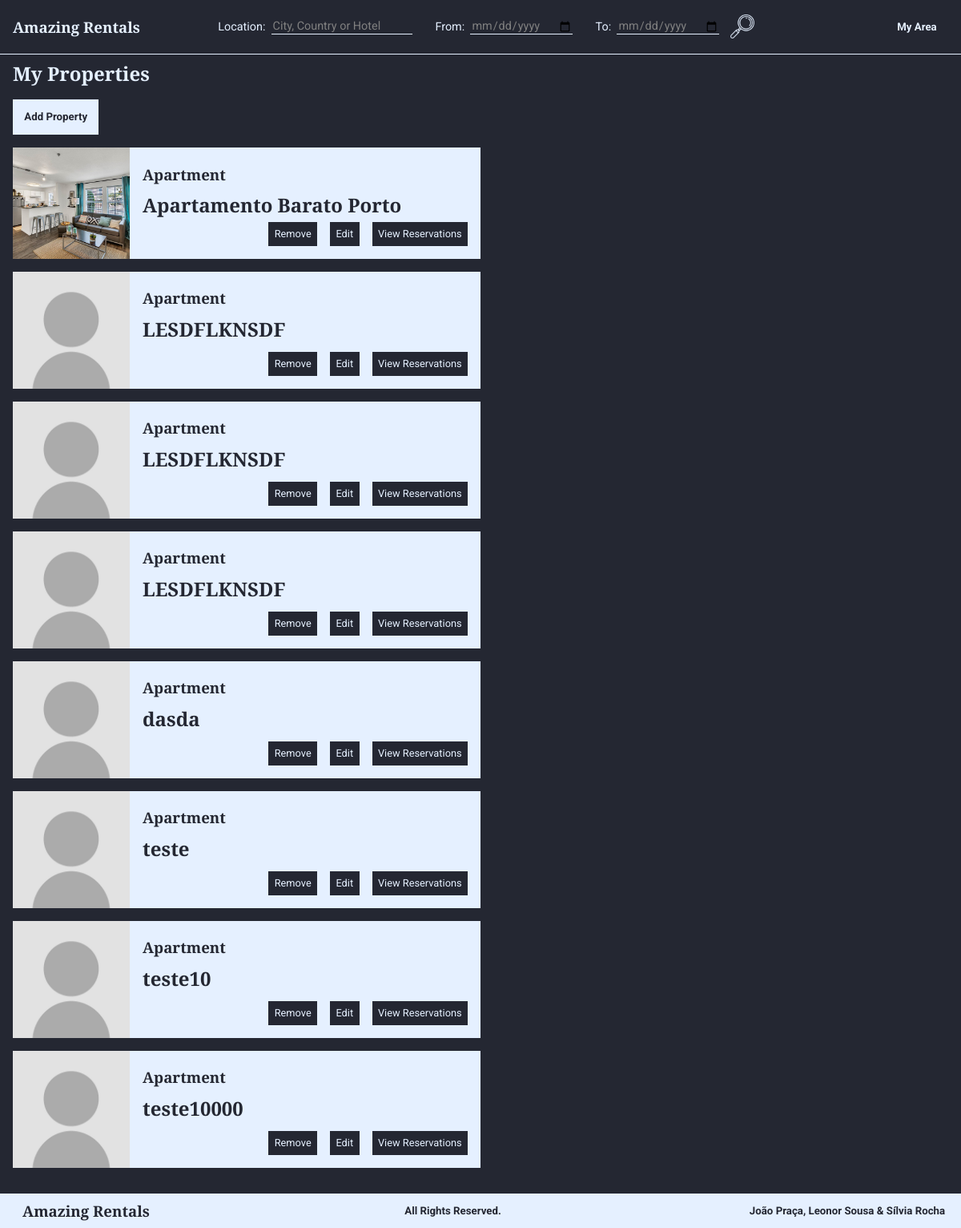
Page /listProperties.php (signed in) on the committed database.
### tables this page shows
CREATE TABLE Habitacao (
    idHabitacao INTEGER PRIMARY KEY,
    nome        TEXT,
    numQuartos  INTEGER CHECK (numQuartos > 0), 
    maxHospedes INTEGER CHECK (maxHospedes > 0),  
    precoNoite  REAL    CHECK (precoNoite > 0), 
    taxaLimpeza REAL CHECK (taxaLimpeza >= 0), 
    descricao   TEXT,
    latitude    REAL    CHECK(latitude>=-90 and latitude<=90),
    longitude   REAL    CHECK(longitude>=-180 and longitude<=180),
    morada      TEXT,
    idCidade    INTEGER REFERENCES Cidade(idCidade) ON DELETE RESTRICT ON UPDATE RESTRICT, 
    idUtilizador INTEGER REFERENCES Utilizador(idUtilizador) ON DELETE CASCADE ON UPDATE CASCADE,
    idTipo      INTEGER REFERENCES TipoDeHabitacao (idTipo) ON DELETE SET NULL ON UPDATE CASCADE, 
    idPolitica  INTEGER REFERENCES PoliticaDeCancelamento (idPolitica) ON DELETE RESTRICT ON UPDATE CASCADE
);

CREATE TABLE Imagem (
    urlImagem   VARCHAR(20) PRIMARY KEY, 
    legenda TEXT,
    idHabitacao   INTEGER REFERENCES Habitacao(idHabitacao) ON DELETE CASCADE ON UPDATE CASCADE
);

CREATE TABLE TipoDeHabitacao (
    idTipo  INTEGER PRIMARY KEY,
    nome    VARCHAR(30) UNIQUE NOT NULL
);

### database/habitations.php (called while the page is built, shortened)
<?php
function getProperties($user_id){
    global $db;
    $stmt = $db->prepare('SELECT * FROM Habitacao WHERE idUtilizador = ? ORDER BY nome');
    $stmt->execute(array($user_id));
    return $stmt->fetchAll();
}
function getNameType($id){
    global $db;
    $stmt = $db->prepare('SELECT nome FROM TipoDeHabitacao WHERE idTipo=?');
    $stmt->execute(array($id));
    return $stmt->fetch();
}
function getHabitationPictures($id){
    global $db;
    $stmt = $db->prepare('SELECT * FROM Imagem WHERE idHabitacao=?');
    $stmt->execute(array($id));
    return $stmt->fetchAll();
}
?>

### templates/properties/viewShortProperty.php (the view)
<section class="propertyShort">
    <?php
        include_once("database/connection.php");
        include_once("database/habitations.php");
        $pictures=getHabitationPictures($habitation['idHabitacao']);
        if ($pictures != null){
            echo '<img src=' . $pictures[0]['urlImagem'] . ' alt=' . $pictures[0]['legenda'] . '>';
        }
        else{
            echo '<img src="images/ownerPicture.jpg" alt="Habitation Picture">';
        }
    ?>
    <div class="rightText">
        <h3><?=getNameType($habitation['idTipo'])['nome']?></h3>
        <h1><?=$habitation['nome']?></h1>
        <div class="horizontalElements">
            <a href="templates/forms/removeProperty_action.php?id=<?=$habitation['idHabitacao']?>" class="submit"><p>Remove</p></a>
            <a href="editProperty.php?id=<?=$habitation['idHabitacao']?>" class="submit"><p>Edit</p></a>
            <a href="listReservationsByProperty.php?id=<?=$habitation['idHabitacao']?>" class="submit"><p>View Reservations</p></a>
        </div>
    </div>
</section>

### listProperties.php (shortened to what this page needs)
<?php
  include('database/connection.php');
  include('database/habitations.php');
  include('templates/common/header.php');
  echo '<h2 class="subtitle">My Properties</h2>';
  echo '<div class="list_properties_options">';
  echo '<a href="addProperty.php"><h5>Add Property</h5></a>';
  echo '</div>';
  $properties = getProperties($_SESSION['user']);
  foreach ($properties as $habitation){
    include("templates/properties/viewShortProperty.php");
  }
  include('templates/common/footer.php');
?>

### style.css (style rules this page uses)
:root { --myDarkBlue: #242732; --myLightBlue: #E5F0FF; --titlesFont: Arvo, Courier, sans-serif; --bodyFont: Roboto, sans-serif; }
h1, h2, h3 { font-family: var(--titlesFont); margin: 0 0.5em 0 0; }
h4, h5, h6, p, span, input, label, tr, a, #filter_button { font-family: var(--bodyFont); }
p { font-size: 0.8em; }
a { color: var(--myLightBlue) }
body { background-color: var(--myDarkBlue); color: var(--myLightBlue); }
.submit { background: var(--myDarkBlue); color: var(--myLightBlue); text-align: center; border-style: solid; border-width: thin; border-color: var(--myDarkBlue); }
.propertyShort, .reservationShort, .propertySearch { background: var(--myLightBlue); color: var(--myDarkBlue); }
.propertyShort a, .reservationShort a, .propertySearch a { text-decoration: none; }
.list_properties_options h5, .list_properties_options #filter_button { background-color: var(--myLightBlue); color: var(--myDarkBlue); border-style: solid; border-width: thin; border-color: var(--myLightBlue); font-weight: bold; }
.list_properties_options a, button { text-decoration: none; }

### layout.css (style rules this page uses)
html, body { height: 100%; }
body { display: flex; flex-direction: column; margin: 0; padding: 0; }
.footer h3, h5 { margin: 0.5em; padding: 0em 1em; }
.propertyShort, .reservationShort, .propertySearch { width: calc(50% - 1rem); display: flex; margin: 1rem; }
.propertyShort img, .reservationShort img, .propertySearch img { object-fit: cover; width: 25%; }
.rightText { display: flex; flex-direction: column; justify-content: flex-start; padding: 1rem; width: 75%; }
.rightText h1, h3, h4, p { margin: 0; padding: 0.3rem 0 0.3rem 0; }
.horizontalElements { display: flex; justify-content: flex-end; align-items: center; margin-top: auto; }
.horizontalElements a { margin-left: 1em; }
.horizontalElements p { padding: 0.5em; }
.list_properties_options { display: flex; margin: 1rem; }
.list_properties_options h5, #filter_button { margin: 0 1rem 0 0; padding: 1em; }
.subtitle { margin: 1rem; }

### rows in the picture
habitacao: imagem.urlImagem (picture), idTipo.nome "Apartment", nome "Apartamento Barato Porto"
habitacao: idTipo.nome "Apartment", nome "LESDFLKNSDF"
habitacao: idTipo.nome "Apartment", nome "LESDFLKNSDF"
habitacao: idTipo.nome "Apartment", nome "LESDFLKNSDF"
habitacao: idTipo.nome "Apartment", nome "dasda"
habitacao: idTipo.nome "Apartment", nome "teste"
habitacao: idTipo.nome "Apartment", nome "teste10"
habitacao: idTipo.nome "Apartment", nome "teste10000"
